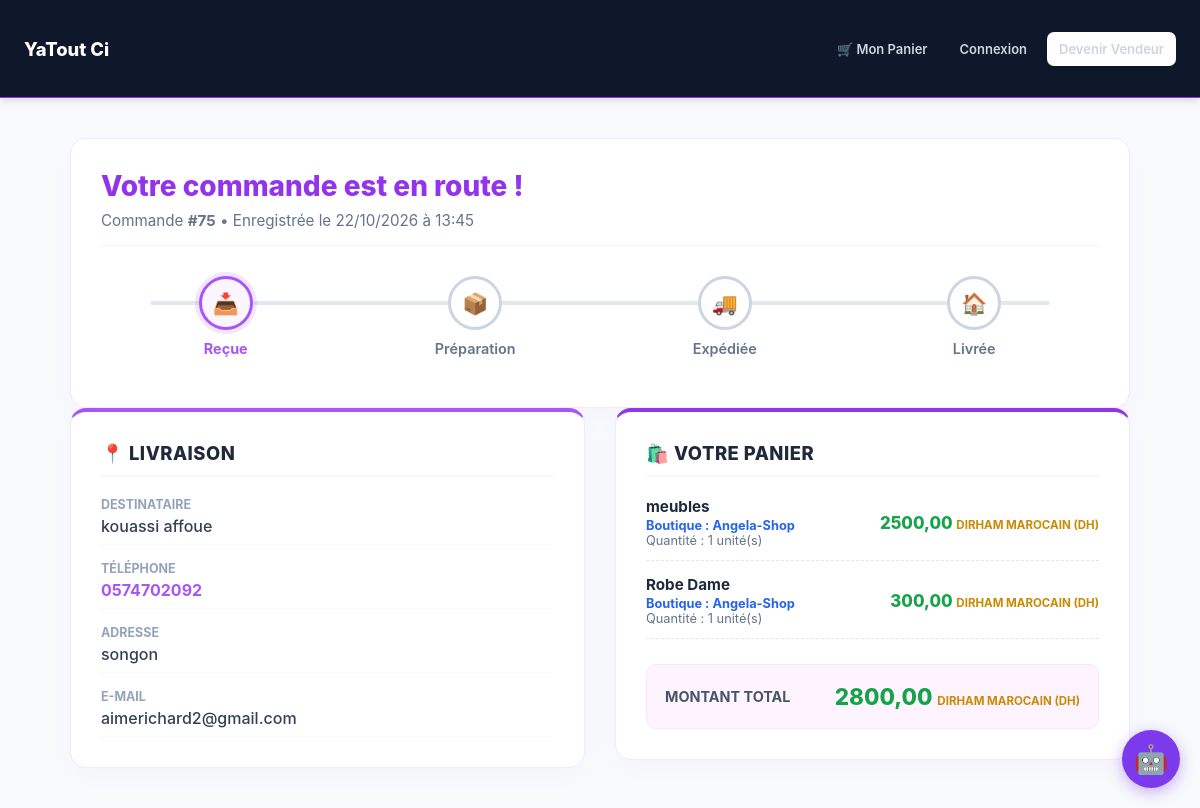
The app's page /commande/suivi/75/ with its own data.
### shop/models.py (models this page shows, shortened)
class Commande(models.Model):
    STATUT_CHOICES = [
        ('RECU', 'Commande reçue'),
        ('PREP', 'En cours de préparation'),
        ('EXPE', 'Expédiée'),
        ('LIVR', 'Livrée'),
    ]
    nom_client = models.CharField(max_length=255)
    email_client = models.EmailField()
    telephone = models.CharField(max_length=20, default="")
    adresse = models.TextField()
    date_commande = models.DateTimeField(auto_now_add=True)
    statut = models.CharField(max_length=4, choices=STATUT_CHOICES, default='RECU')
    def get_total_cost(self):
        return sum(item.get_cost() for item in self.items.all())

class LigneCommande(models.Model):
    commande = models.ForeignKey(Commande, on_delete=models.CASCADE, related_name='items')
    produit = models.ForeignKey(Produit, on_delete=models.CASCADE)
    prix = models.DecimalField(max_digits=10, decimal_places=2)  # Sauvegarde le prix au moment de l'achat
    quantite = models.PositiveIntegerField(default=1)
    def get_cost(self):
        return self.prix * self.quantite

class Produit(models.Model):
    vendeur = models.ForeignKey(Vendeur, on_delete=models.CASCADE, related_name='produits')
    nom = models.CharField(max_length=255)
    description = models.TextField()
    prix = models.DecimalField(max_digits=10, decimal_places=2)
    ancien_prix = models.DecimalField(max_digits=10, decimal_places=2, blank=True, null=True)
    image = models.ImageField(upload_to='produits/', blank=True, null=True)
    stock = models.PositiveIntegerField(default=10)
    date_ajout = models.DateTimeField(auto_now_add=True)

class Vendeur(models.Model):
    CHOIX_DEVISES = [
        ('EUR', 'Euro (€)'),
        ('USD', 'Dollar US ($)'),
        ('MAD', 'Dirham Marocain (DH)'),
        ('XOF', 'F cfa '),
        ('CAD', 'Dollar Canadien ($CA)'),
    ]
    user = models.OneToOneField(User, on_delete=models.CASCADE)
    nom_boutique = models.CharField(max_length=255)
    description = models.TextField(blank=True)
    devise = models.CharField(max_length=3, choices=CHOIX_DEVISES, default='EUR')
    date_creation = models.DateTimeField(auto_now_add=True)

### shop/views.py (the view)
# urls.py: path('commande/suivi/<int:pk>/', views.suivi_commande, name='suivi_commande'),
def suivi_commande(request, pk):
    commande = get_object_or_404(Commande, pk=pk)
    return render(request, 'shop/suivi_commande.html', {'commande': commande})

### shop/templates/shop/suivi_commande.html (shortened to what this page needs)
{% extends 'shop/base.html' %}
{% block content %}
<div class="yt-tracking-wrapper">
    <div class="yt-tracking-card yt-main-status">
        <h2>Votre commande est en route !</h2>
        <div class="yt-tracking-meta">
            Commande <strong>#{{ commande.id }}</strong> • Enregistrée le {{ commande.date_commande|date:"d/m/Y à H:i" }}
        </div>
        <div class="yt-progressbar">
            <div class="yt-step yt-step-active">
                <div class="yt-step-bullet">📥</div>
                <div class="yt-step-label">Reçue</div>
            </div>
            <div class="yt-step {% if commande.statut == 'PREP' or commande.statut == 'EXPE' or commande.statut == 'LIVR' %}yt-step-active{% endif %}">
                <div class="yt-step-bullet">📦</div>
                <div class="yt-step-label">Préparation</div>
            </div>
            <div class="yt-step {% if commande.statut == 'EXPE' or commande.statut == 'LIVR' %}yt-step-active{% endif %}">
                <div class="yt-step-bullet">🚚</div>
                <div class="yt-step-label">Expédiée</div>
            </div>
            <div class="yt-step {% if commande.statut == 'LIVR' %}yt-step-active{% endif %}">
                <div class="yt-step-bullet">🏠</div>
                <div class="yt-step-label">Livrée</div>
            </div>
        </div>
    </div>
    <div class="yt-tracking-grid">
        <div class="yt-tracking-card yt-delivery-info">
            <h4 class="yt-tracking-section-title">📍 Livraison</h4>
            <div class="yt-delivery-list">
                <div class="yt-delivery-row">
                    <span class="yt-row-label">Destinataire</span>
                    <span class="yt-row-value yt-client-name">{{ commande.nom_client }}</span>
                </div>
                <div class="yt-delivery-row">
                    <span class="yt-row-label">Téléphone</span>
                    <span class="yt-row-value yt-phone-highlight">{{ commande.telephone }}</span>
                </div>
                <div class="yt-delivery-row">
                    <span class="yt-row-label">Adresse</span>
                    <span class="yt-row-value">{{ commande.adresse }}</span>
                </div>
                <div class="yt-delivery-row">
                    <span class="yt-row-label">E-mail</span>
                    <span class="yt-row-value">{{ commande.email_client }}</span>
                </div>
            </div>
        </div>
        <div class="yt-tracking-card yt-basket-summary">
            <h4 class="yt-tracking-section-title">🛍️ Votre Panier</h4>
            <div class="yt-summary-list">
                {% for item in commande.items.all %}
                <div class="yt-summary-item">
                    <div>
                        <span class="yt-item-title">{{ item.produit.nom }}</span>
                        <span class="yt-item-vendor">Boutique : {{ item.produit.vendeur.nom_boutique }}</span>
                        <span class="yt-item-qty">Quantité : {{ item.quantite }} unité(s)</span>
                    </div>
                    <div class="yt-item-price-total">
                        {{ item.get_cost }} <span class="yt-currency-small">{{ item.produit.vendeur.get_devise_display }}</span>
                    </div>
                </div>
                {% empty %}
                <p class="yt-empty-text">Aucun article trouvé.</p>
                {% endfor %}
            </div>
            <div class="yt-summary-total-box">
                <span class="yt-total-label">Montant total</span>
                <span class="yt-total-amount">
                    {{ commande.get_total_cost }} <span class="yt-currency-small">{{ commande.items.all.first.produit.vendeur.get_devise_display }}</span>
                </span>
            </div>
        </div>
    </div>
</div>
{% endblock %}

### shop/static/shop/js/css/style.css (style rules this page uses)
* { box-sizing: border-box; margin: 0; padding: 0; }
body { font-family: 'Segoe UI', Tahoma, Geneva, Verdana, sans-serif; background-color: #f8fafc; color: #1e293b; display: flex; flex-direction: column; min-height: 100vh; }
.yt-tracking-wrapper { max-width: 1100px; margin: 40px auto; padding: 0 20px; }
.yt-tracking-card { background: #ffffff; border-radius: 16px; padding: 30px; border: 1px solid #f3e8ff; box-shadow: 0 10px 25px rgba(168, 85, 247, 0.03); }
.yt-main-status h2 { color: #9333ea; font-size: 1.75rem; font-weight: 800; margin-bottom: 8px; }
.yt-tracking-meta { color: #64748b; font-size: 0.95rem; margin-bottom: 30px; border-bottom: 1px solid #f1f5f9; padding-bottom: 15px; }
.yt-progressbar { display: flex; justify-content: space-between; position: relative; margin: 20px 0; }
.yt-progressbar::before { content: ""; position: absolute; top: 25px; left: 5%; width: 90%; height: 4px; background-color: #e2e8f0; z-index: 1; }
.yt-step { text-align: center; position: relative; z-index: 2; flex: 1; }
.yt-step-bullet { width: 54px; height: 54px; background-color: #ffffff; border: 3px solid #cbd5e1; border-radius: 50%; display: flex; align-items: center; justify-content: center; margin: 0 auto 10px auto; font-size: 1.3rem; transition: all 0.3s ease; }
.yt-step-label { font-size: 0.9rem; font-weight: 600; color: #64748b; }
.yt-step-active .yt-step-bullet { border-color: #a855f7; background-color: #faf5ff; box-shadow: 0 0 0 4px rgba(168, 85, 247, 0.15); }
.yt-step-active .yt-step-label { color: #a855f7; font-weight: 700; }
.yt-tracking-grid { display: grid; grid-template-columns: repeat(auto-fit, minmax(350px, 1fr)); gap: 30px; margin-bottom: 35px; align-items: start; }
.yt-delivery-info { border-top: 4px solid #a855f7; }
.yt-basket-summary { border-top: 4px solid #9333ea; }
.yt-tracking-section-title { font-size: 1.15rem; font-weight: 800; color: #1e293b; margin-bottom: 20px; text-transform: uppercase; letter-spacing: 0.5px; padding-bottom: 10px; border-bottom: 2px solid #faf5ff; }
.yt-delivery-list { display: flex; flex-direction: column; gap: 16px; }
.yt-delivery-row { display: flex; flex-direction: column; gap: 4px; border-bottom: 1px solid #f8fafc; padding-bottom: 8px; }
.yt-row-label { color: #94a3b8; font-size: 0.78rem; font-weight: 700; text-transform: uppercase; }
.yt-row-value { font-weight: 500; color: #334155; }
.yt-phone-highlight { font-weight: 700; color: #a855f7; }
.yt-summary-list { display: flex; flex-direction: column; gap: 14px; margin-bottom: 25px; }
.yt-summary-item { display: flex; justify-content: space-between; align-items: center; padding-bottom: 12px; border-bottom: 1px dashed #e2e8f0; }
.yt-item-title { font-weight: 700; color: #1e293b; display: block; font-size: 0.95rem; }
.yt-item-vendor, .yt-receipt-shop-sub { font-size: 0.8rem; color: #2563eb !important; font-weight: 700; display: block; margin-top: 2px; }
.yt-item-qty { font-size: 0.8rem; color: #64748b; display: block; }
.yt-item-price-total, .yt-receipt-price-cell { font-weight: 800; color: #16a34a !important; font-size: 1.05rem; }
.yt-currency-small { color: #ca8a04 !important; font-size: 0.72rem !important; font-weight: 700; text-transform: uppercase; }
.yt-summary-total-box { background: #fdf4ff; padding: 18px; border-radius: 10px; display: flex; justify-content: space-between; align-items: center; border: 1px solid #f3e8ff; }
.yt-total-label { font-size: 0.9rem; font-weight: 700; color: #475569; text-transform: uppercase; }
.yt-total-amount { font-size: 1.4rem; font-weight: 800; color: #16a34a; }
html { scroll-behavior: smooth; }

### records on screen
Commande: id "75", date_commande "22/10/2026 à 13:45", nom_client "kouassi affoue", telephone "0574702092", adresse "songon", email_client "aimerichard2@gmail.com", get_total_cost "2800,00", items.all.first.produit.vendeur.devise "DIRHAM MAROCAIN (DH)"
LigneCommande: produit.nom "meubles", produit.vendeur.nom_boutique "Angela-Shop", quantite "1", get_cost "2500,00", produit.vendeur.devise "DIRHAM MAROCAIN (DH)"
LigneCommande: produit.nom "Robe Dame", produit.vendeur.nom_boutique "Angela-Shop", quantite "1", get_cost "300,00", produit.vendeur.devise "DIRHAM MAROCAIN (DH)"
